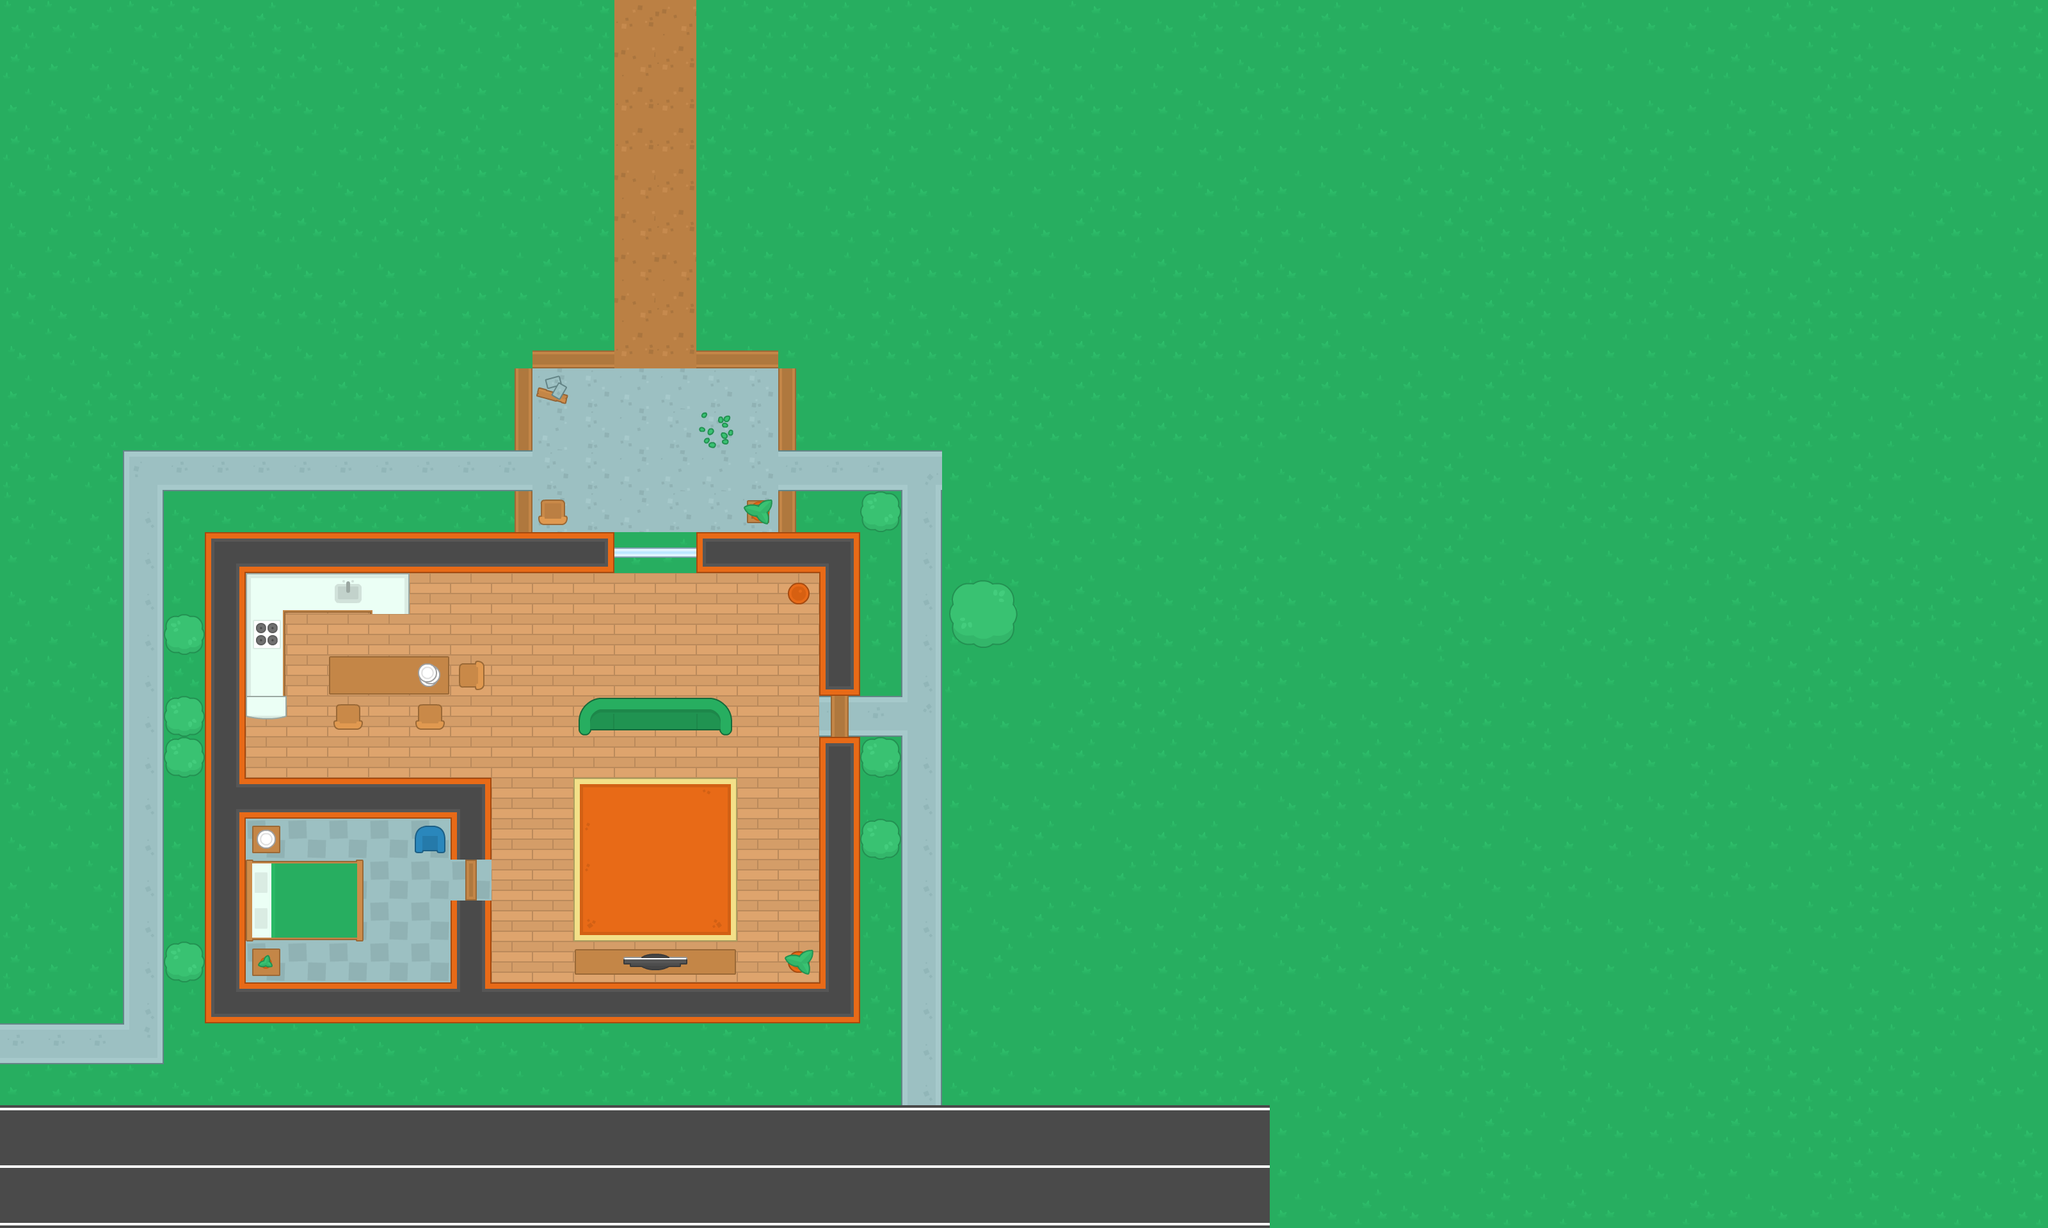

This is a level from a 2D game, rendered from its Tiled map with the project's own tilesets. A one-line summary and the map file follow, with tile-layer data summarised:
An orthogonal 50x30 tile map with 64x64 px tiles, 4 tile layers (Ground, Walls, Items, Decorations) and 111 objects (72x Node, 31x Wall, 7x Zombie, Player).

<map version="1.2" tiledversion="1.3.4" orientation="orthogonal" renderorder="right-down" width="50" height="30" tilewidth="64" tileheight="64" infinite="0" nextlayerid="15" nextobjectid="202">
 <tileset firstgid="1" source="tiled.tsx" />
 <layer id="7" name="Ground" width="50" height="30">
  <data>[1500 cells, 1500 non-empty, 28 distinct tile ids]</data>
 </layer>
 <layer id="8" name="Walls" width="50" height="30">
  <data>[1500 cells, 62 non-empty, 15 distinct tile ids]</data>
 </layer>
 <layer id="10" name="Items" width="50" height="30">
  <data>[1500 cells, 45 non-empty, 31 distinct tile ids]</data>
 </layer>
 <layer id="11" name="Decorations" width="50" height="30">
  <data>[1500 cells, 19 non-empty, 12 distinct tile ids]</data>
 </layer>
 <objectgroup id="12" name="Obstacles">
  <object id="3" name="Wall" x="320" y="832" width="640" height="64" />
  <object id="5" name="Wall" x="320" y="896" width="64" height="704" />
  <object id="7" name="Wall" x="272" y="976" width="32" height="32" />
  <object id="8" name="Wall" x="272" y="1104" width="32" height="32" />
  <object id="9" name="Wall" x="272" y="1168" width="32" height="32" />
  <object id="11" name="Wall" x="272" y="1488" width="32" height="32" />
  <object id="12" name="Wall" x="1504" y="928" width="64" height="64" />
  <object id="13" name="Wall" x="1088" y="832" width="256" height="64" />
  <object id="14" name="Wall" x="1280" y="896" width="64" height="192" />
  <object id="15" name="Wall" x="1280" y="1152" width="64" height="448" />
  <object id="16" name="Wall" x="384" y="1536" width="896" height="64" />
  <object id="17" name="Wall" x="384" y="1216" width="384" height="64" />
  <object id="18" name="Wall" x="704" y="1280" width="64" height="64" />
  <object id="19" name="Wall" x="704" y="1408" width="64" height="128" />
  <object id="21" name="Wall" x="400" y="1488" width="32" height="32" />
  <object id="22" name="Wall" x="400" y="1296" width="32" height="32" />
  <object id="23" name="Wall" x="656" y="1296" width="32" height="32" />
  <object id="24" name="Wall" x="384" y="896" width="256" height="64" />
  <object id="25" name="Wall" x="384" y="960" width="64" height="160" />
  <object id="26" name="Wall" x="512" y="1024" width="192" height="64" />
  <object id="27" name="Wall" x="528" y="1104" width="32" height="32" />
  <object id="28" name="Wall" x="656" y="1104" width="32" height="32" />
  <object id="29" name="Wall" x="720" y="1040" width="32" height="32" />
  <object id="31" name="Wall" x="912" y="1088" width="224" height="48" />
  <object id="32" name="Wall" x="896" y="1488" width="256" height="32" />
  <object id="33" name="Wall" x="1232" y="1488" width="32" height="32" />
  <object id="34" name="Wall" x="1360" y="1296" width="32" height="32" />
  <object id="35" name="Wall" x="1360" y="1168" width="32" height="32" />
  <object id="36" name="Wall" x="1360" y="784" width="32" height="32" />
  <object id="37" name="Wall" x="1168" y="784" width="32" height="32" />
  <object id="38" name="Wall" x="848" y="784" width="32" height="32" />
 </objectgroup>
 <objectgroup id="13" name="Entities" visible="0">
  <object id="88" name="Player" x="352" y="672" />
  <object id="92" name="Zombie" x="944" y="672" />
  <object id="93" name="Zombie" x="880" y="544" />
  <object id="94" name="Zombie" x="944" y="480" />
  <object id="95" name="Zombie" x="608" y="1376" />
  <object id="96" name="Zombie" x="864" y="1440" />
  <object id="98" name="Zombie" x="1184" y="992" />
  <object id="99" name="Zombie" x="800" y="1120" />
 </objectgroup>
 <objectgroup id="14" name="Nodes">
  <object id="100" name="Node" x="288" y="800" />
  <object id="101" name="Node" x="288" y="928" />
  <object id="102" name="Node" x="224" y="928" />
  <object id="103" name="Node" x="224" y="1056" />
  <object id="105" name="Node" x="288" y="1056" />
  <object id="107" name="Node" x="224" y="1248" />
  <object id="108" name="Node" x="288" y="1248" />
  <object id="109" name="Node" x="288" y="1440" />
  <object id="110" name="Node" x="224" y="1440" />
  <object id="111" name="Node" x="224" y="1568" />
  <object id="112" name="Node" x="288" y="1568" />
  <object id="113" name="Node" x="288" y="1632" />
  <object id="114" name="Node" x="1376" y="1632" />
  <object id="115" name="Node" x="1376" y="1376" />
  <object id="116" name="Node" x="1440" y="1376" />
  <object id="117" name="Node" x="1440" y="1248" />
  <object id="118" name="Node" x="1376" y="1248" />
  <object id="119" name="Node" x="1440" y="1120" />
  <object id="120" name="Node" x="1376" y="1120" />
  <object id="124" name="Node" x="1472" y="1024" />
  <object id="125" name="Node" x="1600" y="1024" />
  <object id="126" name="Node" x="1600" y="896" />
  <object id="127" name="Node" x="1472" y="896" />
  <object id="128" name="Node" x="1376" y="864" />
  <object id="129" name="Node" x="1408" y="832" />
  <object id="130" name="Node" x="1408" y="768" />
  <object id="131" name="Node" x="1344" y="768" />
  <object id="132" name="Node" x="1312" y="800" />
  <object id="136" name="Node" x="1248" y="800" />
  <object id="137" name="Node" x="1248" y="736" />
  <object id="138" name="Node" x="1120" y="736" />
  <object id="139" name="Node" x="1120" y="800" />
  <object id="140" name="Node" x="1056" y="800" />
  <object id="141" name="Node" x="992" y="800" />
  <object id="142" name="Node" x="928" y="800" />
  <object id="143" name="Node" x="864" y="736" />
  <object id="144" name="Node" x="800" y="800" />
  <object id="145" name="Node" x="992" y="928" />
  <object id="146" name="Node" x="1056" y="928" />
  <object id="147" name="Node" x="864" y="1056" />
  <object id="151" name="Node" x="1184" y="1056" />
  <object id="152" name="Node" x="1184" y="1184" />
  <object id="153" name="Node" x="864" y="1184" />
  <object id="154" name="Node" x="1248" y="1120" />
  <object id="162" name="Node" x="1184" y="1504" />
  <object id="163" name="Node" x="1184" y="1440" />
  <object id="200" name="Node" x="1248" y="1440" />
  <object id="201" name="Node" x="800" y="1056" />
  <object id="164" name="Node" x="864" y="1440" />
  <object id="165" name="Node" x="864" y="1504" />
  <object id="166" name="Node" x="800" y="1504" />
  <object id="167" name="Node" x="800" y="1376" />
  <object id="168" name="Node" x="672" y="1376" />
  <object id="169" name="Node" x="672" y="1504" />
  <object id="170" name="Node" x="480" y="1504" />
  <object id="171" name="Node" x="608" y="1504" />
  <object id="172" name="Node" x="608" y="1312" />
  <object id="173" name="Node" x="480" y="1312" />
  <object id="174" name="Node" x="608" y="1376" />
  <object id="175" name="Node" x="800" y="1184" />
  <object id="176" name="Node" x="416" y="1184" />
  <object id="177" name="Node" x="480" y="1184" />
  <object id="178" name="Node" x="480" y="992" />
  <object id="179" name="Node" x="672" y="992" />
  <object id="180" name="Node" x="672" y="928" />
  <object id="193" name="Node" x="608" y="1120" />
  <object id="194" name="Node" x="608" y="1184" />
  <object id="195" name="Node" x="736" y="1184" />
  <object id="196" name="Node" x="736" y="1120" />
  <object id="197" name="Node" x="800" y="1120" />
  <object id="198" name="Node" x="800" y="992" />
  <object id="199" name="Node" x="736" y="992" />
 </objectgroup>
</map>
